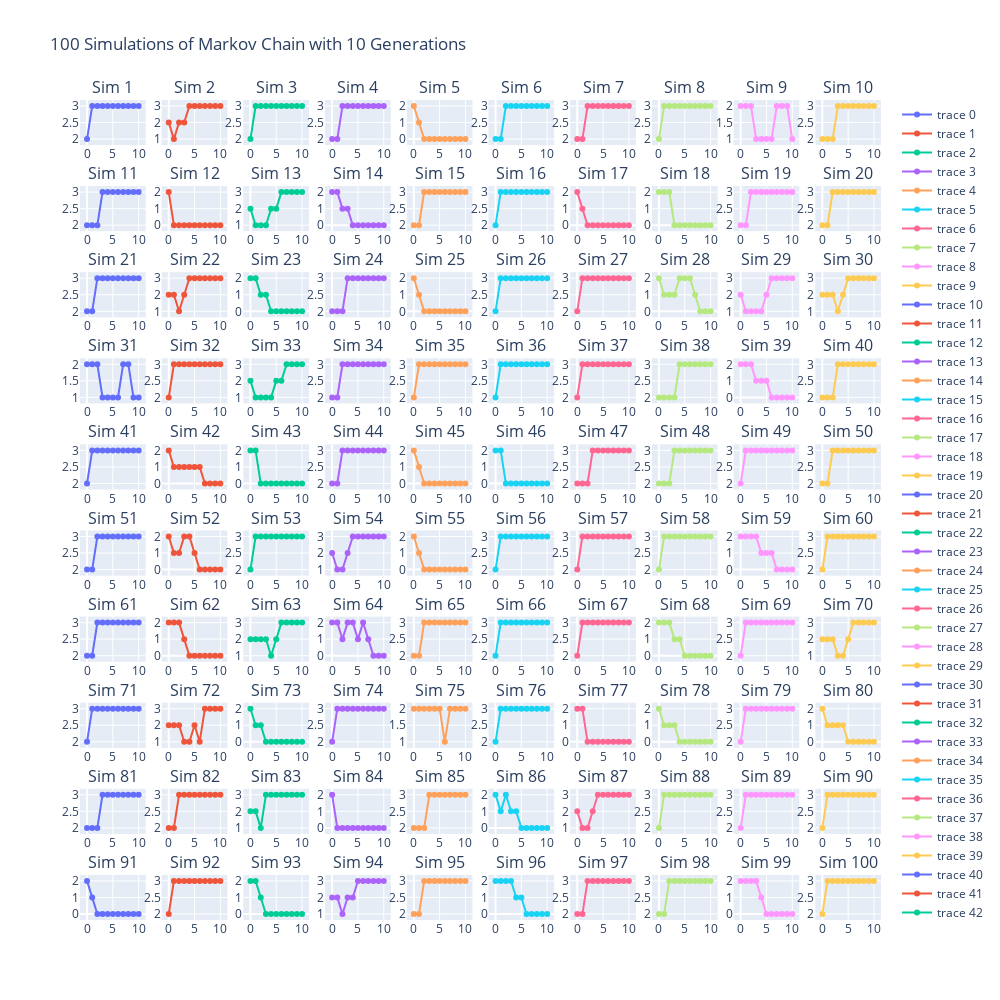

The notebook cell saved with this chart:
### Code cell
m = 3
i = 2
generations = 10  
simulations = 100  

plot_simulation_results(m, i, generations, simulations)
